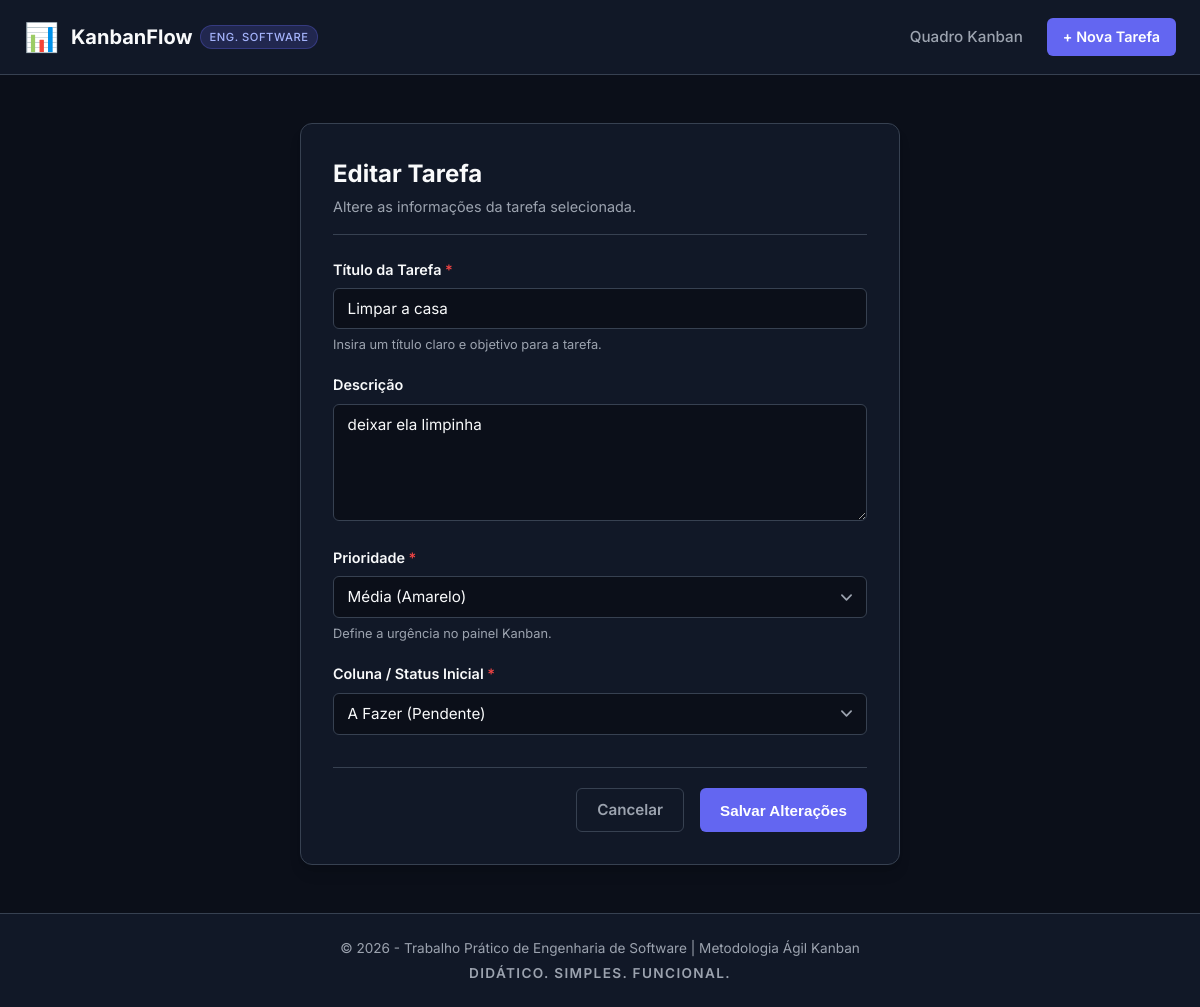
Screenshot of /tarefa/editar/1 with the database file from the repository.
### tables this page shows
CREATE TABLE tasks (
    id INTEGER PRIMARY KEY AUTOINCREMENT,
    title TEXT NOT NULL,
    description TEXT,
    status TEXT NOT NULL DEFAULT 'Pendente', -- Pendente, Em Andamento, Concluído
    priority TEXT NOT NULL DEFAULT 'Média',  -- Baixa, Média, Alta
    created_at TIMESTAMP DEFAULT CURRENT_TIMESTAMP
);

### src/app.py (the view, shortened to what this page needs)
@bp.route('/tarefa/editar/<int:id>', methods=('GET', 'POST'))
def editar(id):
    tarefa = get_task_or_404(id)
    return render_template('tarefa.html', tarefa=tarefa)

### src/app.py (called while the page is built)
def get_task_or_404(task_id):
    db = get_db()
    task = db.execute(
        'SELECT id, title, description, status, priority, created_at '
        'FROM tasks '
        'WHERE id = ?',
        (task_id,)
    ).fetchone()
    if task is None:
        abort(404, f"Tarefa com ID {task_id} não encontrada.")
    return task

### src/db.py (called while the page is built)
def get_db():
    if 'db' not in g:
        g.db = sqlite3.connect(
            current_app.config['DATABASE']
        )
        g.db.row_factory = sqlite3.Row
    return g.db

### templates/tarefa.html (shortened to what this page needs)
{% extends 'base.html' %}
{% block content %}
<div class="form-container-wrapper">
    <div class="form-card">
        <div class="form-header">
            <h2>
                {% if tarefa %}
                    Editar Tarefa
                {% else %}
                    Nova Tarefa no Quadro
                {% endif %}
            </h2>
            <p>
                {% if tarefa %}
                    Altere as informações da tarefa selecionada.
                {% else %}
                    Preencha os dados abaixo para inserir uma nova tarefa no Kanban.
                {% endif %}
            </p>
        </div>
        <form method="POST" class="form-task-crud">
            <div class="form-group">
                <label for="title">Título da Tarefa <span class="required">*</span></label>
                <input
                    type="text"
                    id="title"
                    name="title"
                    required
                    placeholder="Ex: Refatorar módulo de autenticação"
                    value="{% if request.form.get('title') %}{{ request.form.get('title') }}{% elif tarefa %}{{ tarefa.title }}{% endif %}"
                    autofocus
                    class="form-control"
                >
                <small class="form-help">Insira um título claro e objetivo para a tarefa.</small>
            </div>
            <div class="form-group">
                <label for="description">Descrição</label>
                <textarea
                    id="description"
                    name="description"
                    placeholder="Descreva detalhadamente o escopo, critérios de aceitação ou notas importantes..."
                    rows="5"
                    class="form-control"
                >{% if request.form.get('description') %}{{ request.form.get('description') }}{% elif tarefa %}{{ tarefa.description or '' }}{% endif %}</textarea>
            </div>
            <div class="form-group">
                <label for="priority">Prioridade <span class="required">*</span></label>
                <select id="priority" name="priority" required class="form-control select-control">
                    {% set current_priority = request.form.get('priority') or (tarefa.priority if tarefa else 'Média') %}
                    <option value="Média" {% if current_priority == 'Média' %}selected{% endif %}>Média (Amarelo)</option>
                </select>
                <small class="form-help">Define a urgência no painel Kanban.</small>
            </div>
            <div class="form-group">
                <label for="status">Coluna / Status Inicial <span class="required">*</span></label>
                <select id="status" name="status" required class="form-control select-control">
                    {% set current_status = request.form.get('status') or (tarefa.status if tarefa else 'Pendente') %}
                    <option value="Pendente" {% if current_status == 'Pendente' %}selected{% endif %}>A Fazer (Pendente)</option>
                </select>
            </div>
            <div class="form-actions-bar">
                <a href="{{ url_for('tasks.index') }}" class="btn-secondary">Cancelar</a>
                <button type="submit" class="btn-primary">
                    {% if tarefa %}
                        Salvar Alterações
                    {% else %}
                        Criar Tarefa
                    {% endif %}
                </button>
            </div>
        </form>
    </div>
</div>
{% endblock %}

### static/css/style.css (style rules this page uses)
:root { --bg-body: #0b0f19; --bg-surface: #111827; --bg-column: #1f2937; --bg-card: #374151; --bg-card-hover: #4b5563; --primary: #6366f1; --primary-hover: #4f46e5; --primary-light: rgba(99, 102, 241, 0.15); --color-todo: #60a5fa; --color-doing: #fbbf24; --color-done: #34d399; --priority-alta: #ef4444; --priority-media: #f59e0b; --priority-baixa: #10b981; --text-main: #f9fafb; --text-muted: #9ca3af; --text-light: #e5e7eb; --border-color: #374151; --shadow-sm: 0 1px 2px 0 rgba(0, 0, 0, 0.05); --shadow-md: 0 4px 6px -1px rgba(0, 0, 0, 0.1), 0 2px 4px -1px rgba(0, 0, 0, 0.06); --shadow-lg: 0 10px 15px -3px rgba(0, 0, 0, 0.1), 0 4px 6px -2px rgba(0, 0, 0, 0.05); --transition-fast: all 0.2s cubic-bezier(0.4, 0, 0.2, 1); --font-family: 'Inter', system-ui, -apple-system, sans-serif; }
* { margin: 0; padding: 0; box-sizing: border-box; }
body { background-color: var(--bg-body); color: var(--text-main); font-family: var(--font-family); line-height: 1.5; -webkit-font-smoothing: antialiased; min-height: 100vh; display: flex; flex-direction: column; }
.form-container-wrapper { display: flex; justify-content: center; align-items: center; padding: 1rem 0; }
.form-card { background-color: var(--bg-surface); border: 1px solid var(--border-color); border-radius: 0.75rem; padding: 2rem; width: 100%; max-width: 600px; box-shadow: var(--shadow-lg); }
.form-header { margin-bottom: 1.5rem; border-bottom: 1px solid var(--border-color); padding-bottom: 1rem; }
.form-header h2 { font-size: 1.5rem; font-weight: 700; }
.form-header p { color: var(--text-muted); font-size: 0.9rem; margin-top: 0.25rem; }
.form-group { margin-bottom: 1.25rem; }
.form-group label { display: block; font-size: 0.9rem; font-weight: 600; margin-bottom: 0.5rem; }
.required { color: var(--priority-alta); }
.form-control { width: 100%; background-color: var(--bg-body); border: 1px solid var(--border-color); border-radius: 0.375rem; padding: 0.625rem 0.85rem; color: var(--text-main); font-family: inherit; font-size: 0.95rem; transition: var(--transition-fast); }
textarea.form-control { resize: vertical; }
.select-control { appearance: none; background-position: right 0.5rem center; background-repeat: no-repeat; background-size: 1.5em 1.5em; padding-right: 2.5rem; }
.form-help { color: var(--text-muted); font-size: 0.8rem; display: block; margin-top: 0.35rem; }
.form-actions-bar { display: flex; justify-content: flex-end; gap: 1rem; margin-top: 2rem; border-top: 1px solid var(--border-color); padding-top: 1.25rem; }
.btn-primary { background-color: var(--primary); color: white; border: none; padding: 0.625rem 1.25rem; border-radius: 0.375rem; font-weight: 600; cursor: pointer; font-size: 0.95rem; transition: var(--transition-fast); }
.btn-secondary { background-color: transparent; color: var(--text-muted); border: 1px solid var(--border-color); padding: 0.625rem 1.25rem; border-radius: 0.375rem; font-weight: 600; cursor: pointer; font-size: 0.95rem; transition: var(--transition-fast); text-decoration: none; text-align: center; }

### rows the page displays
tasks: title "Limpar a casa", description "deixar ela limpinha", priority "Média (Amarelo)", status "A Fazer (Pendente)"
